Frame 1 (no input): blank canvas, image omitted
Frame 60 (no input): blank canvas, image omitted
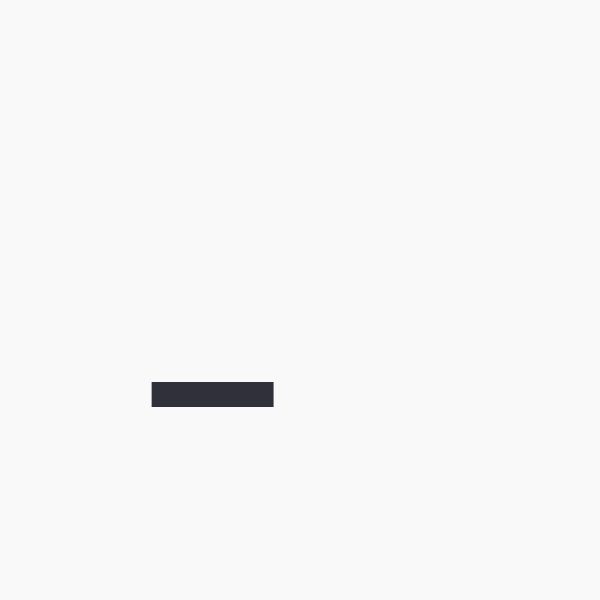
Frame 120 (the mouse pressed at the canvas centre since frame 60)

The p5.js sketch whose frames 1 and 60 were blank and that drew this single picture after the mouse press (run headless with seeded random() and noise() and a simulated clock; from frame 60 on, the mouse is pressed at the canvas centre):

// p5.js sketch
// ── sketch.js
// colors yellow, red , blue, whiteX6 as white is more common
const clrs = [
  "#fff001",   // Yellow
  //"#ff0101",   // Red
  "#0101fd",   // Blue
  "#f9f9f9",   // Light Gray
  "#f9f9f9",   // Light Gray
  "#f9f9f9",   // Light Gray
  "#f9f9f9",   // Light Gray
  "#f9f9f9",   // Light Gray
  "#f9f9f9",   // Light Gray
];
let lasttouch = 0; // for debouncing touch
let blocks = [];
let cnv, cx, xy;
let mycheck;
let mylink;

function setup() {
  cnv = createCanvas(600, 600);
  cx = (windowWidth - width) / 2;
  cy = (windowHeight - height) / 2;
  cnv.position(cx, cy);
  background("#f9f9f9");//background("#30303a");
  mycheck = createCheckbox("dynamic if checked", true);
  mycheck.position(cx,cy+height+20);
  mylink = createA('https://github.com/greggelong/dynamicMondrian', 'link to this  repo');
  mylink.position(cx,cy+height+60);
  // for(let i =0;i<100;i++){
  //    let newblock = new Block(color( "#f9f9f9"));
  //     blocks.push(newblock);
  //     print("bing",1);

  // }
}

function draw() {
  if (blocks.length > 0) {
    background("#f9f9f9")//background("#30303a");
    for (let i = 0; i < blocks.length; i++) {
      blocks[i].edges();
      if (mycheck.checked()) {
        blocks[i].move();
      }
      blocks[i].show();
    }
  }
}

function touchStarted() {
  // for Ios
  // calculate time since last touch
  const currenttime = millis();
  const timesincelasttouch = currenttime - lasttouch;

  if (timesincelasttouch > 500) {
  print("cliked");
  let clr = random(clrs);
  let newblock = new Block(clr);
  blocks.push(newblock);

  // update
  lasttouch = currenttime;

  }
}

function mousePressed(){
  touchStarted();
  // for firefox computer browsers
}

// ── block.js
class Block {
  
  constructor(clr){
    this.clr =clr;
    print(this.clr,clr)
    // just a few random heights and widths to choose from
    this.h = random([100,200, 50]);
    this.w = random([100,200,50]);
    this.x = random(width)-this.w;
    this.y = random(height)-this.h;
    this.xspeed =0;
    this.yspeed=0;
    this.isl= false;
    if (clr === "#f9f9f9"){
      print(height)
      let heights = [[width-10,20],[20,height-10]]
      let choice = random(heights)
      this.h = random(choice[1])// it takes a random out of those heights
      this.w = random(choice[0]) // kinda goofy but it works
      print(this.h,this.w)
      this.isl = true;
      print("make line")
    }
    
  }
  
  show(){
    if (this.isl){
      stroke('#30303a')
      strokeWeight(20)
      rect(this.x,this.y,this.w,this.h)
    } else{
    fill(this.clr);
    noStroke();//strokeWeight(20);
    //stroke('#30303a')
    
    rect(this.x,this.y, this.w,this.h);
    }
  }
  move(){
    //moves randomly up down left or right
    this.xspeed = random([0,2,-2]);
    this.yspeed = random([0,2,-2]);
    this.x += this.xspeed;
    this.y += this.yspeed;
    
    
    
  }
  
  edges(){
    if (this.x > width+this.w ){
      this.x = 5
    }
    if (this.x < 0- this.w){
      this.x = width
    }
    if (this.y > height+this.h ){
      this.y = 5
    }
    if (this.y < 0-this.h){
      this.y = 5
    }
  }
}
